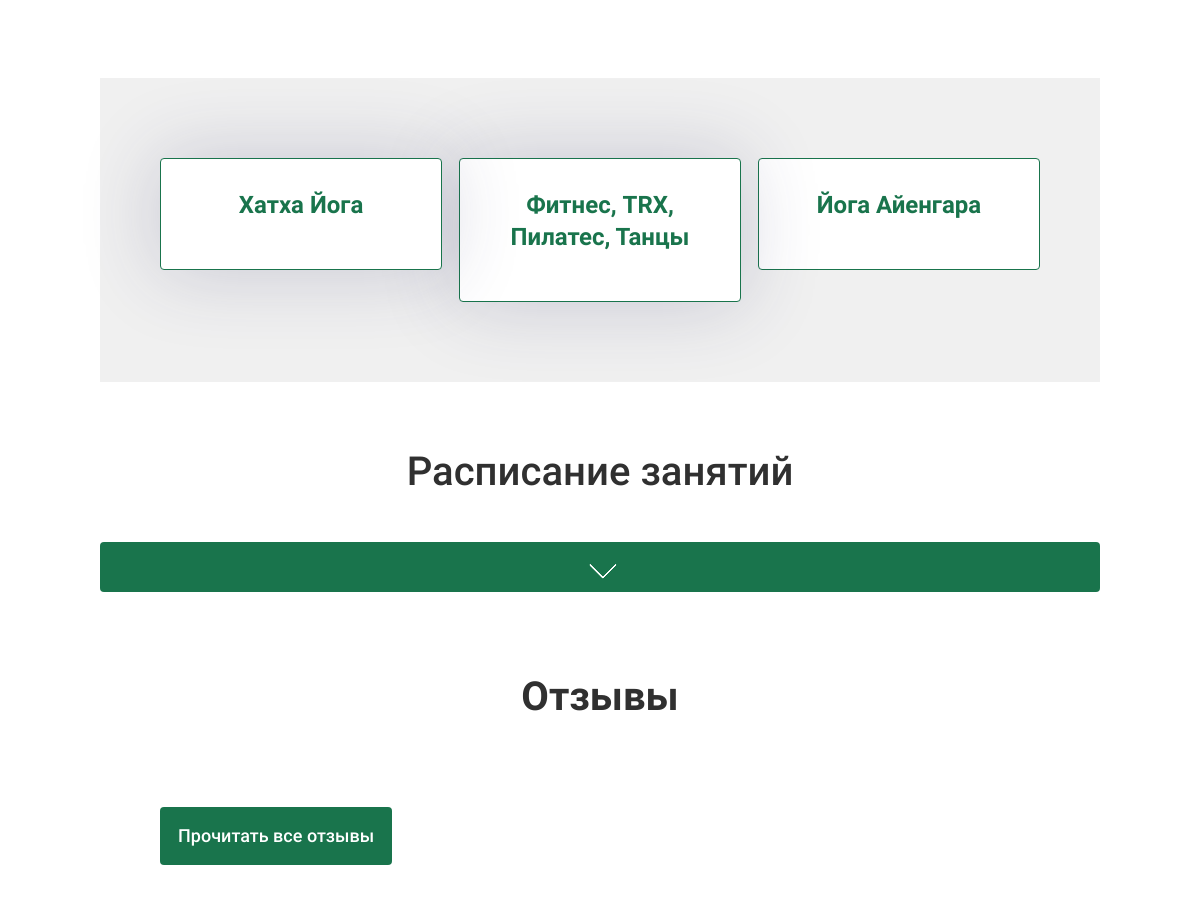
The page /yoga.php (middle part) on the database as committed earlier.
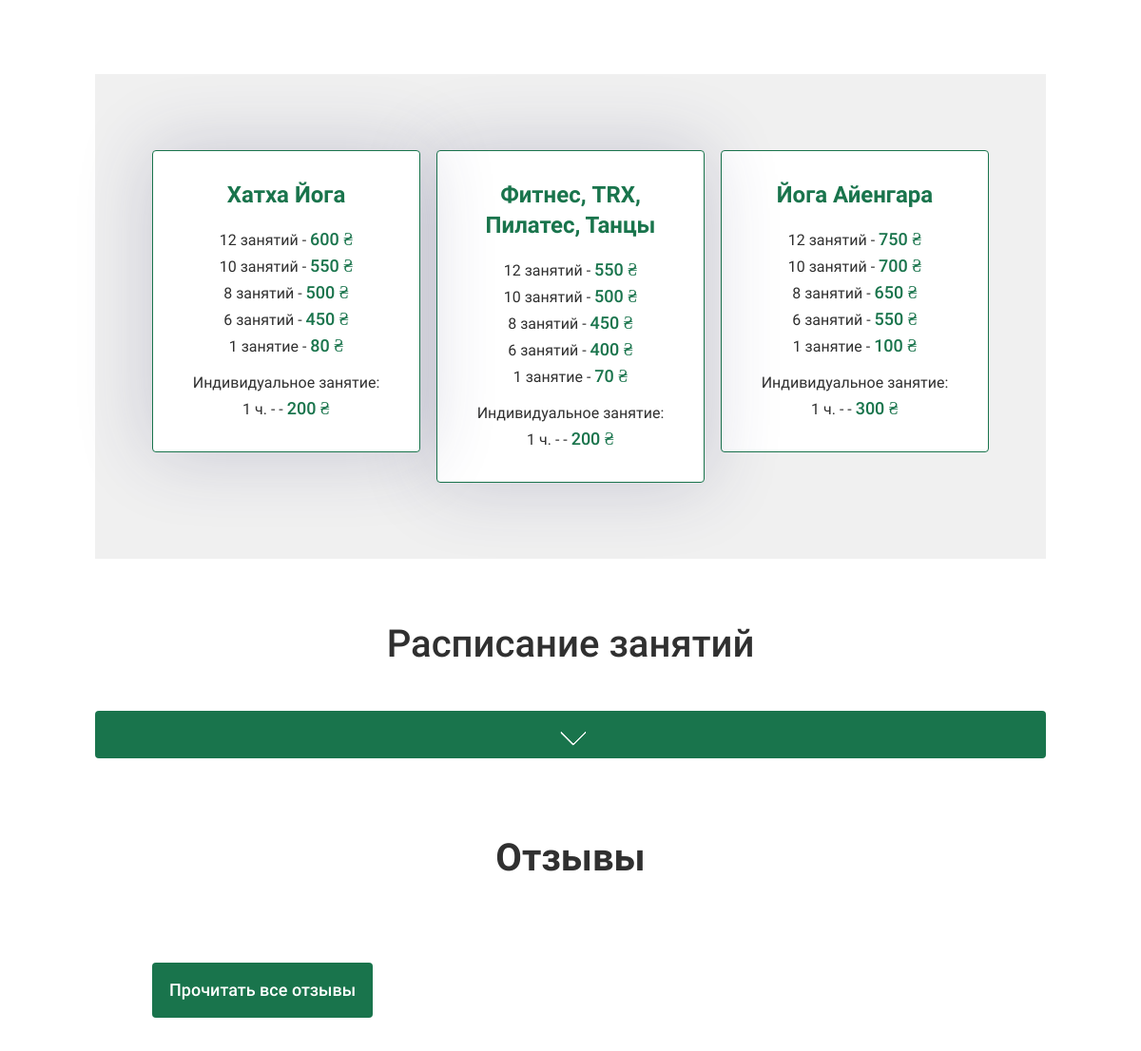
The same page on the database as committed later.
### tables this page shows
CREATE TABLE subscribtions (
  id INT AUTO_INCREMENT PRIMARY KEY,
  created_at DATETIME DEFAULT NOW() NOT NULL,
  branch CHAR(64) NOT NULL,
  number_of_sessions CHAR(64) NOT NULL,
  price INT NOT NULL
);

### functions.php (called while the page is built, shortened)
<?php
function db_run_query ($con, $request) {
  $result = mysqli_query($con, $request);
  if (!$result) {
    $error = mysqli_error($con);
    print("Ошибка MySQL:" . $error);
    die();
  } else {
    $result = mysqli_fetch_all($result, MYSQLI_ASSOC);
  }
  return $result;
}
function include_template($name, $data) {
    $name = 'templates/' . $name;
    extract($data);
    require $name;
    $result = ob_get_clean();
    return $result;
}
function get_reviews ($con) {
  $sql = "SELECT * FROM reviews ORDER BY id ASC;";
  $reviews = db_run_query($con, $sql);
  return $reviews;
}
function get_news ($con) {
  $sql = "SELECT * FROM news ORDER BY id ASC;";
  $news = db_run_query($con, $sql);
  return $news;
}
function get_schedule ($con) {
  $sql = "SELECT * FROM schedule ORDER BY id ASC;";
  $schedule = db_run_query($con, $sql);
  return $schedule;
}
function get_day_schedule ($day, $array) {
  $day_schedule = [];
  return $day_schedule;
}
function get_subscribtions($con) {
    $sql = "SELECT * FROM subscribtions ORDER BY id ASC;";
    $subscribtions = db_run_query($con, $sql);
    return $subscribtions;
}

### init.php (called while the page is built, shortened)
<?php
require_once('functions.php');
$week_days = ['Понедельник', 'Вторник', 'Среда', 'Четверг', 'Пятница', 'Суббота'];

### templates/subscribing.php (the view, shortened to what this page needs)
<section class="subscribing">
	<ul class="subscribing__list">
		<li class="subscribing__item  subscribing__item--active">
			<h3 class="subscribing__item-title  title__third">Хатха Йога</h3>
			<div class="subscribing__description">
				<?php foreach ($subscribtions as $subscribtion): ?>
					<?php if ($subscribtion['branch'] === 'Хатха Йога'): ?>
				        <p><?=$subscribtion['number_of_sessions']; ?> - <span class="subscribing__price"><?=$subscribtion['price']; ?> &#8372;</span></p>
			        <?php endif; ?>
			    <?php endforeach; ?>
			</div>
		</li>
		<li class="subscribing__item">
			<h3 class="subscribing__item-title  title__third">Йога Айенгара</h3>
			<div class="subscribing__description">
			  <?php foreach ($subscribtions as $subscribtion): ?>
					<?php if ($subscribtion['branch'] === 'Йога Айенгара'): ?>
				        <p><?=$subscribtion['number_of_sessions']; ?> - <span class="subscribing__price"><?=$subscribtion['price']; ?> &#8372;</span></p>
			        <?php endif; ?>
			  <?php endforeach; ?>
		  </div>
		</li>
		<li class="subscribing__item">
			<h3 class="subscribing__item-title  title__third">Фитнес, TRX, Пилатес, Танцы</h3>
			<div class="subscribing__description">
			  <?php foreach ($subscribtions as $subscribtion): ?>
					<?php if ($subscribtion['branch'] === 'Фитнес, TRX, Пилатес, Танцы'): ?>
				        <p><?=$subscribtion['number_of_sessions']; ?> - <span class="subscribing__price"><?=$subscribtion['price']; ?> &#8372;</span></p>
			        <?php endif; ?>
			  <?php endforeach; ?>
		  </div>
		</li>
	</ul>
</section>

### templates/schedule.php (shortened to what this page needs)
<section class="schedule">
	<h2 class="schedule__title  title__secondary">Расписание занятий</h2>
	<div class="schedule__handler"></div>
		<?php foreach ($week_days as $week_day): ?>
			    	<?php $day_schedule = get_day_schedule($week_day, $schedule_list); ?>
	    <?php endforeach; ?>
</section>

### templates/yoga-main-page.php (shortened to what this page needs)
 <main class="main-home">
	<section class="teachers">
	</section>
	<?=$subscribing; ?>
	<?=$schedule; ?>
	<section class="reviews">
		<h2 class="reviews__title  title__secondary">Отзывы</h2>
		<a class="reviews__btn btn" href="reviews.php">Прочитать все отзывы</a>
	</section>
</main>

### templates/layout.php (shortened to what this page needs)
<!DOCTYPE html>
<html lang="ru">
	<head>
	    <link rel="stylesheet" href="css/style.css">
	</head>
	<body>
		<div class="container">
            <?=$page_content;?>
		</div>
	</body>
</html>

### yoga.php
<?php
require('init.php');
$title = '"Ом Шанти" - студия йоги';
$header_background_color = 'main-header__block-wrap--yoga';
$logo_svg = 'om';
$logo_name = 'Шанти';
$logo_full_name = 'Студия йоги';
$reviews_list = get_reviews($link);
$news_list = get_news($link);
$subscribtions = get_subscribtions($link);
$schedule_list = get_schedule($link);
$main_menu = include_template('yoga-main-menu.php', [
    'title' => $title]);
$news = include_template('news.php', [
    'news_list' => $news_list]);
$subscribing = include_template('subscribing.php', [
    'subscribtions' => $subscribtions]);
$schedule = include_template('schedule.php', [
    'schedule_list' => $schedule_list,
    'week_days' => $week_days]);
$reviews = include_template('reviews.php', [
    'reviews_list' => $reviews_list]);
$page_content = include_template('yoga-main-page.php', [
    'reviews_list' => $reviews_list,
    'reviews' => $reviews,
    'news' => $news,
    'subscribing' => $subscribing,
    'schedule' => $schedule]);
$layout_content = include_template('layout.php', [
    'title' => $title,
    'header_background_color' => $header_background_color,
    'logo_svg' => $logo_svg,
    'logo_name' => $logo_name,
    'logo_full_name' => $logo_full_name,
    'main_menu' => $main_menu,
    'page_content' => $page_content]);
print($layout_content);

Rows that differ between the two databases and show on the page:
added subscribtions: number_of_sessions "12 занятий", price "600", shown under "Хатха Йога"
added subscribtions: number_of_sessions "10 занятий", price "550", shown under "Хатха Йога"
added subscribtions: number_of_sessions "8 занятий", price "500", shown under "Хатха Йога"
added subscribtions: number_of_sessions "6 занятий", price "450", shown under "Хатха Йога"
added subscribtions: number_of_sessions "1 занятие", price "80", shown under "Хатха Йога"
added subscribtions: number_of_sessions "Индивидуальное занятие: 1 ч. -", price "200", shown under "Хатха Йога"
added subscribtions: number_of_sessions "12 занятий", price "750", shown under "Йога Айенгара"
added subscribtions: number_of_sessions "10 занятий", price "700", shown under "Йога Айенгара"
added subscribtions: number_of_sessions "8 занятий", price "650", shown under "Йога Айенгара"
added subscribtions: number_of_sessions "6 занятий", price "550", shown under "Йога Айенгара"
added subscribtions: number_of_sessions "1 занятие", price "100", shown under "Йога Айенгара"
added subscribtions: number_of_sessions "Индивидуальное занятие: 1 ч. -", price "300", shown under "Йога Айенгара"
added subscribtions: number_of_sessions "12 занятий", price "550", shown under "Фитнес, TRX, Пилатес, Танцы"
added subscribtions: number_of_sessions "10 занятий", price "500", shown under "Фитнес, TRX, Пилатес, Танцы"
added subscribtions: number_of_sessions "8 занятий", price "450", shown under "Фитнес, TRX, Пилатес, Танцы"
added subscribtions: number_of_sessions "6 занятий", price "400", shown under "Фитнес, TRX, Пилатес, Танцы"
added subscribtions: number_of_sessions "1 занятие", price "70", shown under "Фитнес, TRX, Пилатес, Танцы"
added subscribtions: number_of_sessions "Индивидуальное занятие: 1 ч. -", price "200", shown under "Фитнес, TRX, Пилатес, Танцы"
